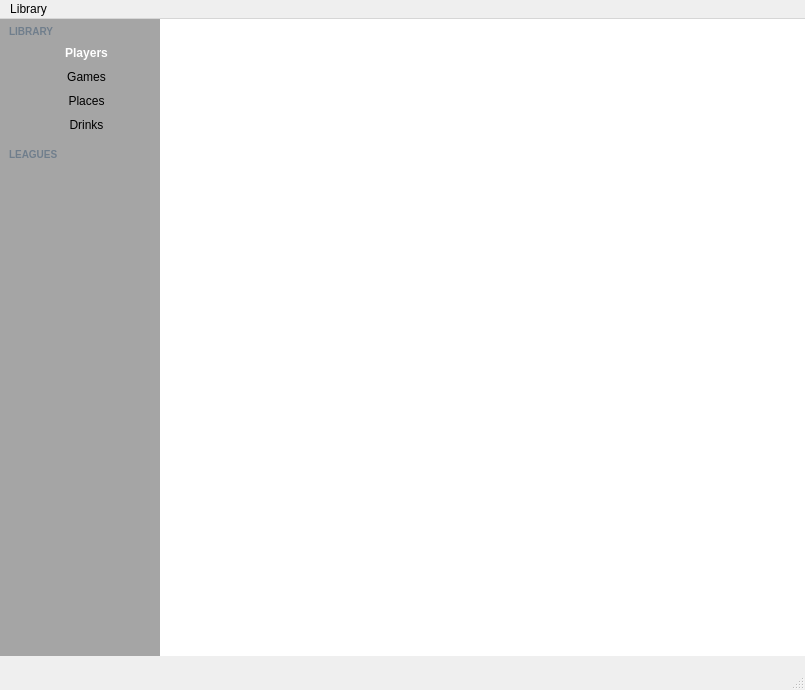
<?xml version="1.0" encoding="UTF-8"?>
<ui version="4.0">
 <class>MainWindow</class>
 <widget class="QMainWindow" name="MainWindow">
  <property name="geometry">
   <rect>
    <x>0</x>
    <y>0</y>
    <width>805</width>
    <height>690</height>
   </rect>
  </property>
  <property name="windowTitle">
   <string>MainWindow</string>
  </property>
  <property name="styleSheet">
   <string notr="true">QStatusBar {
background: url(:/statusbar/background) repeat-x;
}
QSplitter {
	width: 1px;
	background-color: #a5a5a5;
}
QSplitter:handle {
	width: 4px;
}</string>
  </property>
  <property name="tabShape">
   <enum>QTabWidget::Triangular</enum>
  </property>
  <widget class="QWidget" name="centralWidget">
   <layout class="QVBoxLayout" name="verticalLayout">
    <property name="spacing">
     <number>0</number>
    </property>
    <property name="margin">
     <number>0</number>
    </property>
    <item>
     <widget class="QSplitter" name="splitter">
      <property name="orientation">
       <enum>Qt::Horizontal</enum>
      </property>
      <widget class="QFrame" name="frameSidebar">
       <property name="minimumSize">
        <size>
         <width>150</width>
         <height>0</height>
        </size>
       </property>
       <property name="maximumSize">
        <size>
         <width>300</width>
         <height>16777215</height>
        </size>
       </property>
       <property name="styleSheet">
        <string notr="true">QLabel {
	font-size: 10px;
	font-weight: bold;
	font-family: &quot;Lucida Grande&quot;;
	margin: 6 0 3 6;
	color: #707e8c;
}
QToolButton {
	border: 0px;
	height: 21px;
    background: none;
	padding-left: 14px;
}
QToolButton:checked {
	color: #FFFFFF;
	font-weight: bold;
    background: url(:/sidebar/item-background-selected);
}
QFrame#frameSidebar {
	border: none;
    background-color: qlineargradient(x1: 0, y1: 0, x2: 0, y2: 1,
                                      stop: 0 #e7ecf1, stop: 1 #d6dce3);
}</string>
       </property>
       <property name="frameShape">
        <enum>QFrame::StyledPanel</enum>
       </property>
       <layout class="QVBoxLayout" name="verticalLayout_2">
        <property name="spacing">
         <number>0</number>
        </property>
        <property name="margin">
         <number>0</number>
        </property>
        <item>
         <widget class="QLabel" name="label">
          <property name="text">
           <string>LIBRARY</string>
          </property>
         </widget>
        </item>
        <item>
         <widget class="QToolButton" name="toolButtonPlayers">
          <property name="sizePolicy">
           <sizepolicy hsizetype="Expanding" vsizetype="Fixed">
            <horstretch>0</horstretch>
            <verstretch>0</verstretch>
           </sizepolicy>
          </property>
          <property name="text">
           <string>Players</string>
          </property>
          <property name="icon">
           <iconset resource="resource/sidebar/sidebar.qrc">
            <normaloff>:/sidebar/players.png</normaloff>:/sidebar/players.png</iconset>
          </property>
          <property name="checkable">
           <bool>true</bool>
          </property>
          <property name="checked">
           <bool>true</bool>
          </property>
          <property name="toolButtonStyle">
           <enum>Qt::ToolButtonTextBesideIcon</enum>
          </property>
         </widget>
        </item>
        <item>
         <widget class="QToolButton" name="toolButtonGames">
          <property name="sizePolicy">
           <sizepolicy hsizetype="Expanding" vsizetype="Fixed">
            <horstretch>0</horstretch>
            <verstretch>0</verstretch>
           </sizepolicy>
          </property>
          <property name="text">
           <string>Games</string>
          </property>
          <property name="icon">
           <iconset resource="resource/sidebar/sidebar.qrc">
            <normaloff>:/sidebar/games.png</normaloff>:/sidebar/games.png</iconset>
          </property>
          <property name="checkable">
           <bool>true</bool>
          </property>
          <property name="toolButtonStyle">
           <enum>Qt::ToolButtonTextBesideIcon</enum>
          </property>
         </widget>
        </item>
        <item>
         <widget class="QToolButton" name="toolButtonPlaces">
          <property name="sizePolicy">
           <sizepolicy hsizetype="MinimumExpanding" vsizetype="Fixed">
            <horstretch>0</horstretch>
            <verstretch>0</verstretch>
           </sizepolicy>
          </property>
          <property name="text">
           <string>Places</string>
          </property>
          <property name="icon">
           <iconset resource="resource/sidebar/sidebar.qrc">
            <normaloff>:/sidebar/places.png</normaloff>:/sidebar/places.png</iconset>
          </property>
          <property name="checkable">
           <bool>true</bool>
          </property>
          <property name="toolButtonStyle">
           <enum>Qt::ToolButtonTextBesideIcon</enum>
          </property>
         </widget>
        </item>
        <item>
         <widget class="QToolButton" name="toolButtonDrinks">
          <property name="sizePolicy">
           <sizepolicy hsizetype="Expanding" vsizetype="Fixed">
            <horstretch>0</horstretch>
            <verstretch>0</verstretch>
           </sizepolicy>
          </property>
          <property name="text">
           <string>Drinks</string>
          </property>
          <property name="icon">
           <iconset resource="resource/sidebar/sidebar.qrc">
            <normaloff>:/sidebar/drinks.png</normaloff>:/sidebar/drinks.png</iconset>
          </property>
          <property name="checkable">
           <bool>true</bool>
          </property>
          <property name="toolButtonStyle">
           <enum>Qt::ToolButtonTextBesideIcon</enum>
          </property>
         </widget>
        </item>
        <item>
         <spacer name="verticalSpacer_2">
          <property name="orientation">
           <enum>Qt::Vertical</enum>
          </property>
          <property name="sizeType">
           <enum>QSizePolicy::Fixed</enum>
          </property>
          <property name="sizeHint" stdset="0">
           <size>
            <width>20</width>
            <height>5</height>
           </size>
          </property>
         </spacer>
        </item>
        <item>
         <widget class="QLabel" name="label_2">
          <property name="text">
           <string>LEAGUES</string>
          </property>
         </widget>
        </item>
        <item>
         <spacer name="verticalSpacer">
          <property name="orientation">
           <enum>Qt::Vertical</enum>
          </property>
          <property name="sizeHint" stdset="0">
           <size>
            <width>20</width>
            <height>40</height>
           </size>
          </property>
         </spacer>
        </item>
       </layout>
      </widget>
      <widget class="QStackedWidget" name="stackedWidget">
       <widget class="QWidget" name="pagePlayers">
        <layout class="QVBoxLayout" name="verticalLayout_3">
         <property name="spacing">
          <number>0</number>
         </property>
         <property name="margin">
          <number>0</number>
         </property>
         <item>
          <widget class="QTreeView" name="treeViewPlayers">
           <property name="frameShape">
            <enum>QFrame::NoFrame</enum>
           </property>
           <property name="frameShadow">
            <enum>QFrame::Plain</enum>
           </property>
           <property name="rootIsDecorated">
            <bool>false</bool>
           </property>
          </widget>
         </item>
        </layout>
       </widget>
       <widget class="QWidget" name="pageGames">
        <layout class="QVBoxLayout" name="verticalLayout_4">
         <property name="spacing">
          <number>0</number>
         </property>
         <property name="margin">
          <number>0</number>
         </property>
         <item>
          <widget class="QTreeView" name="treeViewGames">
           <property name="frameShape">
            <enum>QFrame::NoFrame</enum>
           </property>
           <property name="rootIsDecorated">
            <bool>false</bool>
           </property>
          </widget>
         </item>
        </layout>
       </widget>
       <widget class="QWidget" name="pagePlaces">
        <layout class="QVBoxLayout" name="verticalLayout_5">
         <property name="spacing">
          <number>0</number>
         </property>
         <property name="margin">
          <number>0</number>
         </property>
         <item>
          <widget class="QTreeView" name="treeViewPlaces">
           <property name="frameShape">
            <enum>QFrame::NoFrame</enum>
           </property>
           <property name="rootIsDecorated">
            <bool>false</bool>
           </property>
          </widget>
         </item>
        </layout>
       </widget>
       <widget class="QWidget" name="pageDrinks">
        <layout class="QVBoxLayout" name="verticalLayout_6">
         <property name="spacing">
          <number>0</number>
         </property>
         <property name="margin">
          <number>0</number>
         </property>
         <item>
          <widget class="QTreeView" name="treeViewDrinks">
           <property name="frameShape">
            <enum>QFrame::NoFrame</enum>
           </property>
           <property name="rootIsDecorated">
            <bool>false</bool>
           </property>
          </widget>
         </item>
        </layout>
       </widget>
      </widget>
     </widget>
    </item>
   </layout>
  </widget>
  <widget class="QMenuBar" name="menuBar">
   <property name="geometry">
    <rect>
     <x>0</x>
     <y>0</y>
     <width>805</width>
     <height>22</height>
    </rect>
   </property>
   <widget class="QMenu" name="menuLibrary">
    <property name="title">
     <string>Library</string>
    </property>
    <addaction name="actionPlayers"/>
    <addaction name="actionGames"/>
    <addaction name="actionPlaces"/>
    <addaction name="actionDrinks"/>
   </widget>
   <addaction name="menuLibrary"/>
  </widget>
  <widget class="QStatusBar" name="statusBar">
   <property name="minimumSize">
    <size>
     <width>0</width>
     <height>34</height>
    </size>
   </property>
  </widget>
  <action name="actionPlayers">
   <property name="checkable">
    <bool>true</bool>
   </property>
   <property name="icon">
    <iconset resource="resource/sidebar/sidebar.qrc">
     <normaloff>:/sidebar/players.png</normaloff>:/sidebar/players.png</iconset>
   </property>
   <property name="text">
    <string>Players</string>
   </property>
   <property name="shortcut">
    <string>Ctrl+1</string>
   </property>
  </action>
  <action name="actionGames">
   <property name="checkable">
    <bool>true</bool>
   </property>
   <property name="icon">
    <iconset resource="resource/sidebar/sidebar.qrc">
     <normaloff>:/sidebar/games.png</normaloff>:/sidebar/games.png</iconset>
   </property>
   <property name="text">
    <string>Games</string>
   </property>
   <property name="shortcut">
    <string>Ctrl+2</string>
   </property>
  </action>
  <action name="actionPlaces">
   <property name="checkable">
    <bool>true</bool>
   </property>
   <property name="icon">
    <iconset resource="resource/sidebar/sidebar.qrc">
     <normaloff>:/sidebar/places.png</normaloff>:/sidebar/places.png</iconset>
   </property>
   <property name="text">
    <string>Places</string>
   </property>
   <property name="shortcut">
    <string>Ctrl+3</string>
   </property>
  </action>
  <action name="actionDrinks">
   <property name="checkable">
    <bool>true</bool>
   </property>
   <property name="icon">
    <iconset resource="resource/sidebar/sidebar.qrc">
     <normaloff>:/sidebar/drinks.png</normaloff>:/sidebar/drinks.png</iconset>
   </property>
   <property name="text">
    <string>Drinks</string>
   </property>
   <property name="shortcut">
    <string>Ctrl+4</string>
   </property>
  </action>
 </widget>
 <layoutdefault spacing="6" margin="11"/>
 <resources>
  <include location="resource/sidebar/sidebar.qrc"/>
 </resources>
 <connections/>
</ui>
